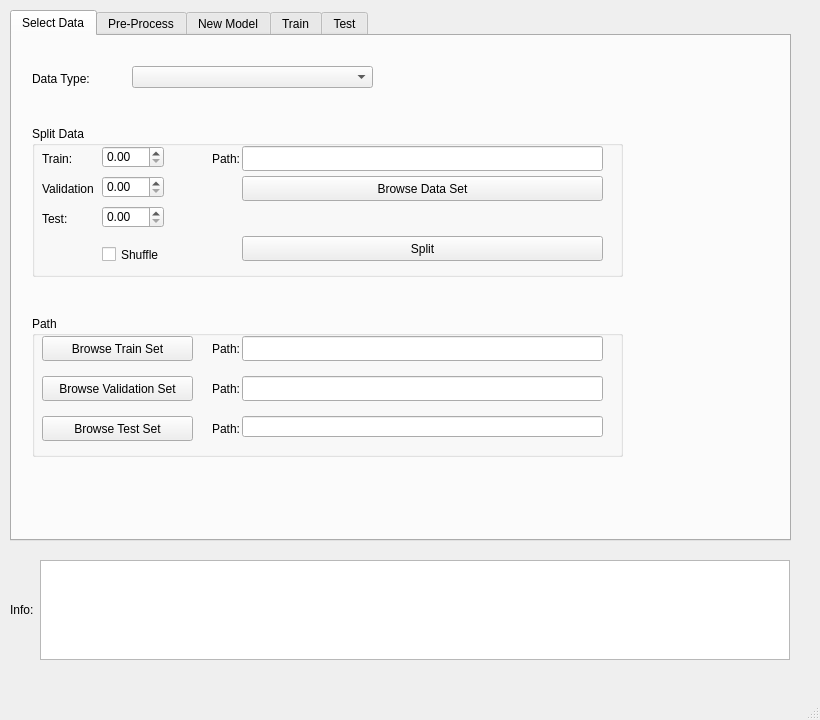
<?xml version="1.0" encoding="UTF-8"?>
<ui version="4.0">
 <class>MainWindow</class>
 <widget class="QMainWindow" name="MainWindow">
  <property name="geometry">
   <rect>
    <x>0</x>
    <y>0</y>
    <width>820</width>
    <height>720</height>
   </rect>
  </property>
  <property name="windowTitle">
   <string>Deep Learning Tool</string>
  </property>
  <widget class="QWidget" name="centralwidget">
   <widget class="QTabWidget" name="tabMain">
    <property name="geometry">
     <rect>
      <x>10</x>
      <y>10</y>
      <width>781</width>
      <height>531</height>
     </rect>
    </property>
    <property name="currentIndex">
     <number>0</number>
    </property>
    <widget class="QWidget" name="tabMainSelectData">
     <attribute name="title">
      <string>Select Data</string>
     </attribute>
     <widget class="QGroupBox" name="gbSplitData">
      <property name="geometry">
       <rect>
        <x>20</x>
        <y>90</y>
        <width>591</width>
        <height>151</height>
       </rect>
      </property>
      <property name="title">
       <string>Split Data</string>
      </property>
      <widget class="QLabel" name="lblTrainRatio">
       <property name="geometry">
        <rect>
         <x>10</x>
         <y>20</y>
         <width>51</width>
         <height>25</height>
        </rect>
       </property>
       <property name="text">
        <string>Train:</string>
       </property>
      </widget>
      <widget class="QLabel" name="lblValRatio">
       <property name="geometry">
        <rect>
         <x>10</x>
         <y>50</y>
         <width>51</width>
         <height>25</height>
        </rect>
       </property>
       <property name="text">
        <string>Validation:</string>
       </property>
      </widget>
      <widget class="QLabel" name="lblTestRatio">
       <property name="geometry">
        <rect>
         <x>10</x>
         <y>80</y>
         <width>51</width>
         <height>25</height>
        </rect>
       </property>
       <property name="text">
        <string>Test:</string>
       </property>
      </widget>
      <widget class="QCheckBox" name="chkShuffle">
       <property name="geometry">
        <rect>
         <x>70</x>
         <y>120</y>
         <width>70</width>
         <height>17</height>
        </rect>
       </property>
       <property name="text">
        <string>Shuffle</string>
       </property>
      </widget>
      <widget class="QLineEdit" name="leDataSetPath">
       <property name="geometry">
        <rect>
         <x>210</x>
         <y>20</y>
         <width>361</width>
         <height>25</height>
        </rect>
       </property>
      </widget>
      <widget class="QPushButton" name="btnSelectDataSet">
       <property name="geometry">
        <rect>
         <x>210</x>
         <y>50</y>
         <width>361</width>
         <height>25</height>
        </rect>
       </property>
       <property name="text">
        <string>Browse Data Set</string>
       </property>
      </widget>
      <widget class="QLabel" name="lblPath">
       <property name="geometry">
        <rect>
         <x>180</x>
         <y>20</y>
         <width>30</width>
         <height>25</height>
        </rect>
       </property>
       <property name="text">
        <string>Path:</string>
       </property>
      </widget>
      <widget class="QPushButton" name="btnSplitDataSet">
       <property name="geometry">
        <rect>
         <x>210</x>
         <y>110</y>
         <width>361</width>
         <height>25</height>
        </rect>
       </property>
       <property name="text">
        <string>Split</string>
       </property>
      </widget>
      <widget class="QDoubleSpinBox" name="dsbTrainRatio">
       <property name="geometry">
        <rect>
         <x>70</x>
         <y>20</y>
         <width>62</width>
         <height>22</height>
        </rect>
       </property>
      </widget>
      <widget class="QDoubleSpinBox" name="dsbValRatio">
       <property name="geometry">
        <rect>
         <x>70</x>
         <y>50</y>
         <width>62</width>
         <height>22</height>
        </rect>
       </property>
      </widget>
      <widget class="QDoubleSpinBox" name="dsbTestRatio">
       <property name="geometry">
        <rect>
         <x>70</x>
         <y>80</y>
         <width>62</width>
         <height>22</height>
        </rect>
       </property>
      </widget>
     </widget>
     <widget class="QComboBox" name="cbDataType">
      <property name="geometry">
       <rect>
        <x>120</x>
        <y>30</y>
        <width>241</width>
        <height>22</height>
       </rect>
      </property>
     </widget>
     <widget class="QGroupBox" name="gbSelectPath">
      <property name="geometry">
       <rect>
        <x>20</x>
        <y>280</y>
        <width>591</width>
        <height>141</height>
       </rect>
      </property>
      <property name="title">
       <string>Path</string>
      </property>
      <widget class="QPushButton" name="btnSelectTrainSet">
       <property name="geometry">
        <rect>
         <x>10</x>
         <y>20</y>
         <width>151</width>
         <height>25</height>
        </rect>
       </property>
       <property name="text">
        <string>Browse Train Set</string>
       </property>
      </widget>
      <widget class="QPushButton" name="btnSelectValSet">
       <property name="geometry">
        <rect>
         <x>10</x>
         <y>60</y>
         <width>151</width>
         <height>25</height>
        </rect>
       </property>
       <property name="text">
        <string>Browse Validation Set</string>
       </property>
      </widget>
      <widget class="QPushButton" name="btnSelectTestSet">
       <property name="geometry">
        <rect>
         <x>10</x>
         <y>100</y>
         <width>151</width>
         <height>25</height>
        </rect>
       </property>
       <property name="text">
        <string>Browse Test Set</string>
       </property>
      </widget>
      <widget class="QLabel" name="lblPath2">
       <property name="geometry">
        <rect>
         <x>180</x>
         <y>20</y>
         <width>30</width>
         <height>25</height>
        </rect>
       </property>
       <property name="text">
        <string>Path:</string>
       </property>
      </widget>
      <widget class="QLabel" name="lblPath3">
       <property name="geometry">
        <rect>
         <x>180</x>
         <y>60</y>
         <width>30</width>
         <height>25</height>
        </rect>
       </property>
       <property name="text">
        <string>Path:</string>
       </property>
      </widget>
      <widget class="QLabel" name="lblPath4">
       <property name="geometry">
        <rect>
         <x>180</x>
         <y>100</y>
         <width>31</width>
         <height>25</height>
        </rect>
       </property>
       <property name="text">
        <string>Path:</string>
       </property>
      </widget>
      <widget class="QLineEdit" name="leTrainSetPath">
       <property name="geometry">
        <rect>
         <x>210</x>
         <y>20</y>
         <width>361</width>
         <height>25</height>
        </rect>
       </property>
      </widget>
      <widget class="QLineEdit" name="leValSetPath">
       <property name="geometry">
        <rect>
         <x>210</x>
         <y>60</y>
         <width>361</width>
         <height>25</height>
        </rect>
       </property>
      </widget>
      <widget class="QLineEdit" name="leTestSetPath">
       <property name="geometry">
        <rect>
         <x>210</x>
         <y>100</y>
         <width>361</width>
         <height>21</height>
        </rect>
       </property>
       <property name="readOnly">
        <bool>false</bool>
       </property>
      </widget>
     </widget>
     <widget class="QLabel" name="lblDataType">
      <property name="geometry">
       <rect>
        <x>20</x>
        <y>30</y>
        <width>91</width>
        <height>25</height>
       </rect>
      </property>
      <property name="text">
       <string>Data Type:</string>
      </property>
     </widget>
    </widget>
    <widget class="QWidget" name="tabMainPreprocess">
     <attribute name="title">
      <string>Pre-Process</string>
     </attribute>
     <widget class="QTabWidget" name="tabPreprocess">
      <property name="geometry">
       <rect>
        <x>20</x>
        <y>10</y>
        <width>731</width>
        <height>461</height>
       </rect>
      </property>
      <property name="currentIndex">
       <number>0</number>
      </property>
      <property name="tabBarAutoHide">
       <bool>false</bool>
      </property>
      <widget class="QWidget" name="tabPreprocessMri">
       <attribute name="title">
        <string>MRI</string>
       </attribute>
       <widget class="QGroupBox" name="groupBox_3">
        <property name="geometry">
         <rect>
          <x>10</x>
          <y>10</y>
          <width>371</width>
          <height>401</height>
         </rect>
        </property>
        <property name="title">
         <string>Pre-Process MRI</string>
        </property>
        <widget class="QPushButton" name="btnPreprocessMri">
         <property name="geometry">
          <rect>
           <x>20</x>
           <y>350</y>
           <width>331</width>
           <height>31</height>
          </rect>
         </property>
         <property name="text">
          <string>Start</string>
         </property>
        </widget>
        <widget class="QComboBox" name="cbPreprocessMriPath">
         <property name="geometry">
          <rect>
           <x>140</x>
           <y>20</y>
           <width>211</width>
           <height>22</height>
          </rect>
         </property>
        </widget>
        <widget class="QLabel" name="lblPreprocessMriPath">
         <property name="geometry">
          <rect>
           <x>20</x>
           <y>20</y>
           <width>91</width>
           <height>25</height>
          </rect>
         </property>
         <property name="text">
          <string>Path:</string>
         </property>
        </widget>
        <widget class="QComboBox" name="cbResampleOption">
         <property name="geometry">
          <rect>
           <x>140</x>
           <y>60</y>
           <width>211</width>
           <height>22</height>
          </rect>
         </property>
        </widget>
        <widget class="QLabel" name="lblResampleOption">
         <property name="geometry">
          <rect>
           <x>20</x>
           <y>60</y>
           <width>91</width>
           <height>16</height>
          </rect>
         </property>
         <property name="text">
          <string>Resample Option:</string>
         </property>
        </widget>
        <widget class="QCheckBox" name="chkSkullStripping">
         <property name="geometry">
          <rect>
           <x>20</x>
           <y>290</y>
           <width>271</width>
           <height>20</height>
          </rect>
         </property>
         <property name="text">
          <string>Deep Brain Skull Stripping by Ivan Itzcovich</string>
         </property>
        </widget>
        <widget class="QCheckBox" name="chkNormalizationMri">
         <property name="geometry">
          <rect>
           <x>20</x>
           <y>320</y>
           <width>271</width>
           <height>20</height>
          </rect>
         </property>
         <property name="text">
          <string>Z-Score Intensity Normalization by Jacob Reinhold</string>
         </property>
        </widget>
        <widget class="QLabel" name="lblResampleDepth">
         <property name="geometry">
          <rect>
           <x>20</x>
           <y>240</y>
           <width>91</width>
           <height>16</height>
          </rect>
         </property>
         <property name="text">
          <string>Target Depth</string>
         </property>
        </widget>
        <widget class="QSpinBox" name="sbResampleDepth">
         <property name="geometry">
          <rect>
           <x>140</x>
           <y>230</y>
           <width>61</width>
           <height>31</height>
          </rect>
         </property>
        </widget>
        <widget class="QLabel" name="lblResampleAffine">
         <property name="geometry">
          <rect>
           <x>20</x>
           <y>120</y>
           <width>91</width>
           <height>16</height>
          </rect>
         </property>
         <property name="text">
          <string>Scale affine:</string>
         </property>
        </widget>
        <widget class="QSpinBox" name="sbResampleRows">
         <property name="geometry">
          <rect>
           <x>140</x>
           <y>150</y>
           <width>61</width>
           <height>31</height>
          </rect>
         </property>
        </widget>
        <widget class="QLabel" name="lblResampleCols">
         <property name="geometry">
          <rect>
           <x>20</x>
           <y>200</y>
           <width>91</width>
           <height>16</height>
          </rect>
         </property>
         <property name="text">
          <string>Target Cols:</string>
         </property>
        </widget>
        <widget class="QDoubleSpinBox" name="dsbResampleAffine">
         <property name="geometry">
          <rect>
           <x>140</x>
           <y>110</y>
           <width>62</width>
           <height>31</height>
          </rect>
         </property>
        </widget>
        <widget class="QSpinBox" name="sbResampleCols">
         <property name="geometry">
          <rect>
           <x>140</x>
           <y>190</y>
           <width>61</width>
           <height>31</height>
          </rect>
         </property>
        </widget>
        <widget class="QLabel" name="lblResampleRows">
         <property name="geometry">
          <rect>
           <x>20</x>
           <y>160</y>
           <width>91</width>
           <height>16</height>
          </rect>
         </property>
         <property name="text">
          <string>Target Rows:</string>
         </property>
        </widget>
       </widget>
       <widget class="QLabel" name="lblVisualizeMri">
        <property name="geometry">
         <rect>
          <x>400</x>
          <y>40</y>
          <width>300</width>
          <height>300</height>
         </rect>
        </property>
        <property name="styleSheet">
         <string notr="true">border: 1px solid black</string>
        </property>
        <property name="text">
         <string/>
        </property>
        <property name="alignment">
         <set>Qt::AlignCenter</set>
        </property>
       </widget>
       <widget class="QLabel" name="lblVisualizeMriTitle">
        <property name="geometry">
         <rect>
          <x>400</x>
          <y>10</y>
          <width>300</width>
          <height>15</height>
         </rect>
        </property>
        <property name="text">
         <string>Visualizing MRI Volume Slice:</string>
        </property>
       </widget>
      </widget>
      <widget class="QWidget" name="tabPreprocessFeatureVector">
       <attribute name="title">
        <string>Feature Vector</string>
       </attribute>
      </widget>
     </widget>
    </widget>
    <widget class="QWidget" name="tabMainNewModel">
     <attribute name="title">
      <string>New Model</string>
     </attribute>
     <widget class="QComboBox" name="cbModelArch">
      <property name="geometry">
       <rect>
        <x>140</x>
        <y>10</y>
        <width>211</width>
        <height>22</height>
       </rect>
      </property>
     </widget>
     <widget class="QGroupBox" name="gbModelParameters">
      <property name="geometry">
       <rect>
        <x>10</x>
        <y>40</y>
        <width>211</width>
        <height>361</height>
       </rect>
      </property>
      <property name="title">
       <string>Model Parameters</string>
      </property>
      <widget class="QLabel" name="lblFilters">
       <property name="geometry">
        <rect>
         <x>10</x>
         <y>110</y>
         <width>60</width>
         <height>25</height>
        </rect>
       </property>
       <property name="text">
        <string>Filters:</string>
       </property>
      </widget>
      <widget class="QLabel" name="lblKernelSize">
       <property name="geometry">
        <rect>
         <x>10</x>
         <y>140</y>
         <width>60</width>
         <height>25</height>
        </rect>
       </property>
       <property name="text">
        <string>Kernel size:</string>
       </property>
      </widget>
      <widget class="QLabel" name="lblPadding">
       <property name="geometry">
        <rect>
         <x>10</x>
         <y>170</y>
         <width>60</width>
         <height>25</height>
        </rect>
       </property>
       <property name="text">
        <string>Padding:</string>
       </property>
      </widget>
      <widget class="QLabel" name="lblActivation">
       <property name="geometry">
        <rect>
         <x>10</x>
         <y>230</y>
         <width>60</width>
         <height>25</height>
        </rect>
       </property>
       <property name="text">
        <string>Activation:</string>
       </property>
      </widget>
      <widget class="QLabel" name="lblPoolSize">
       <property name="geometry">
        <rect>
         <x>10</x>
         <y>260</y>
         <width>60</width>
         <height>25</height>
        </rect>
       </property>
       <property name="text">
        <string>Pool size:</string>
       </property>
      </widget>
      <widget class="QLabel" name="lblDropout">
       <property name="geometry">
        <rect>
         <x>10</x>
         <y>290</y>
         <width>60</width>
         <height>25</height>
        </rect>
       </property>
       <property name="text">
        <string>Dropout:</string>
       </property>
      </widget>
      <widget class="QComboBox" name="cbPadding">
       <property name="geometry">
        <rect>
         <x>90</x>
         <y>170</y>
         <width>100</width>
         <height>25</height>
        </rect>
       </property>
      </widget>
      <widget class="QComboBox" name="cbActivation">
       <property name="geometry">
        <rect>
         <x>90</x>
         <y>230</y>
         <width>100</width>
         <height>25</height>
        </rect>
       </property>
      </widget>
      <widget class="QSpinBox" name="sbFilters">
       <property name="geometry">
        <rect>
         <x>90</x>
         <y>110</y>
         <width>101</width>
         <height>25</height>
        </rect>
       </property>
      </widget>
      <widget class="QSpinBox" name="sbKernelSize">
       <property name="geometry">
        <rect>
         <x>90</x>
         <y>140</y>
         <width>101</width>
         <height>25</height>
        </rect>
       </property>
      </widget>
      <widget class="QSpinBox" name="sbPoolSize">
       <property name="geometry">
        <rect>
         <x>90</x>
         <y>260</y>
         <width>101</width>
         <height>25</height>
        </rect>
       </property>
      </widget>
      <widget class="QDoubleSpinBox" name="dsbDropout">
       <property name="geometry">
        <rect>
         <x>90</x>
         <y>290</y>
         <width>101</width>
         <height>25</height>
        </rect>
       </property>
       <property name="decimals">
        <number>2</number>
       </property>
      </widget>
      <widget class="QLabel" name="lblLstmUnit">
       <property name="geometry">
        <rect>
         <x>10</x>
         <y>200</y>
         <width>60</width>
         <height>25</height>
        </rect>
       </property>
       <property name="text">
        <string>LSTM Unit:</string>
       </property>
      </widget>
      <widget class="QSpinBox" name="sbLstmUnit">
       <property name="geometry">
        <rect>
         <x>90</x>
         <y>200</y>
         <width>101</width>
         <height>25</height>
        </rect>
       </property>
      </widget>
      <widget class="QLabel" name="lblDepth">
       <property name="geometry">
        <rect>
         <x>10</x>
         <y>80</y>
         <width>60</width>
         <height>25</height>
        </rect>
       </property>
       <property name="text">
        <string>Depth:</string>
       </property>
      </widget>
      <widget class="QSpinBox" name="sbDepth">
       <property name="geometry">
        <rect>
         <x>90</x>
         <y>80</y>
         <width>101</width>
         <height>25</height>
        </rect>
       </property>
      </widget>
      <widget class="QLabel" name="lblCols">
       <property name="geometry">
        <rect>
         <x>10</x>
         <y>50</y>
         <width>60</width>
         <height>25</height>
        </rect>
       </property>
       <property name="text">
        <string>Cols:</string>
       </property>
      </widget>
      <widget class="QSpinBox" name="sbCols">
       <property name="geometry">
        <rect>
         <x>90</x>
         <y>50</y>
         <width>101</width>
         <height>25</height>
        </rect>
       </property>
      </widget>
      <widget class="QSpinBox" name="sbRows">
       <property name="geometry">
        <rect>
         <x>90</x>
         <y>20</y>
         <width>101</width>
         <height>25</height>
        </rect>
       </property>
      </widget>
      <widget class="QLabel" name="lblRows">
       <property name="geometry">
        <rect>
         <x>10</x>
         <y>20</y>
         <width>60</width>
         <height>25</height>
        </rect>
       </property>
       <property name="text">
        <string>Rows:</string>
       </property>
      </widget>
      <widget class="QSpinBox" name="sbClasses">
       <property name="geometry">
        <rect>
         <x>90</x>
         <y>320</y>
         <width>101</width>
         <height>25</height>
        </rect>
       </property>
      </widget>
      <widget class="QLabel" name="lblClasses">
       <property name="geometry">
        <rect>
         <x>10</x>
         <y>320</y>
         <width>60</width>
         <height>25</height>
        </rect>
       </property>
       <property name="text">
        <string>Classes:</string>
       </property>
      </widget>
     </widget>
     <widget class="QLabel" name="lblModelSummary">
      <property name="geometry">
       <rect>
        <x>230</x>
        <y>40</y>
        <width>521</width>
        <height>25</height>
       </rect>
      </property>
      <property name="text">
       <string>Model Summary</string>
      </property>
      <property name="alignment">
       <set>Qt::AlignCenter</set>
      </property>
     </widget>
     <widget class="QPushButton" name="btnCreateModel">
      <property name="geometry">
       <rect>
        <x>230</x>
        <y>320</y>
        <width>521</width>
        <height>25</height>
       </rect>
      </property>
      <property name="text">
       <string>Create Model</string>
      </property>
     </widget>
     <widget class="QPushButton" name="btnSaveModelParam">
      <property name="geometry">
       <rect>
        <x>230</x>
        <y>350</y>
        <width>521</width>
        <height>25</height>
       </rect>
      </property>
      <property name="text">
       <string>Save Model Parameters</string>
      </property>
     </widget>
     <widget class="QLabel" name="lblModelArch">
      <property name="geometry">
       <rect>
        <x>20</x>
        <y>10</y>
        <width>101</width>
        <height>25</height>
       </rect>
      </property>
      <property name="text">
       <string>Model Architecture:</string>
      </property>
     </widget>
     <widget class="QTextBrowser" name="tbModelSummary">
      <property name="geometry">
       <rect>
        <x>230</x>
        <y>70</y>
        <width>521</width>
        <height>240</height>
       </rect>
      </property>
     </widget>
    </widget>
    <widget class="QWidget" name="tabMainTrain">
     <attribute name="title">
      <string>Train</string>
     </attribute>
     <widget class="QPushButton" name="btnLoadModelParam">
      <property name="geometry">
       <rect>
        <x>10</x>
        <y>10</y>
        <width>211</width>
        <height>25</height>
       </rect>
      </property>
      <property name="text">
       <string>Load Model Parameters</string>
      </property>
     </widget>
     <widget class="QTextBrowser" name="tbModelInfo">
      <property name="geometry">
       <rect>
        <x>230</x>
        <y>70</y>
        <width>521</width>
        <height>240</height>
       </rect>
      </property>
     </widget>
     <widget class="QLabel" name="lblModelInfo">
      <property name="geometry">
       <rect>
        <x>230</x>
        <y>40</y>
        <width>521</width>
        <height>25</height>
       </rect>
      </property>
      <property name="text">
       <string>Info</string>
      </property>
      <property name="alignment">
       <set>Qt::AlignCenter</set>
      </property>
     </widget>
     <widget class="QGroupBox" name="gbCompileModel">
      <property name="geometry">
       <rect>
        <x>10</x>
        <y>50</y>
        <width>211</width>
        <height>161</height>
       </rect>
      </property>
      <property name="title">
       <string>Compile Model</string>
      </property>
      <widget class="QLabel" name="lblOptimizer">
       <property name="geometry">
        <rect>
         <x>10</x>
         <y>20</y>
         <width>60</width>
         <height>25</height>
        </rect>
       </property>
       <property name="text">
        <string>Optimizer:</string>
       </property>
      </widget>
      <widget class="QComboBox" name="cbOptimizer">
       <property name="geometry">
        <rect>
         <x>90</x>
         <y>20</y>
         <width>100</width>
         <height>25</height>
        </rect>
       </property>
      </widget>
      <widget class="QComboBox" name="cbLoss">
       <property name="geometry">
        <rect>
         <x>90</x>
         <y>50</y>
         <width>100</width>
         <height>25</height>
        </rect>
       </property>
      </widget>
      <widget class="QLabel" name="lblLoss">
       <property name="geometry">
        <rect>
         <x>10</x>
         <y>50</y>
         <width>60</width>
         <height>25</height>
        </rect>
       </property>
       <property name="text">
        <string>Loss:</string>
       </property>
      </widget>
      <widget class="QComboBox" name="cbMetrics">
       <property name="geometry">
        <rect>
         <x>90</x>
         <y>80</y>
         <width>100</width>
         <height>25</height>
        </rect>
       </property>
      </widget>
      <widget class="QLabel" name="lblMetrics">
       <property name="geometry">
        <rect>
         <x>10</x>
         <y>80</y>
         <width>60</width>
         <height>25</height>
        </rect>
       </property>
       <property name="text">
        <string>Metrics:</string>
       </property>
      </widget>
      <widget class="QPushButton" name="btnCompileModel">
       <property name="geometry">
        <rect>
         <x>10</x>
         <y>120</y>
         <width>181</width>
         <height>25</height>
        </rect>
       </property>
       <property name="text">
        <string>Compile</string>
       </property>
      </widget>
     </widget>
     <widget class="QGroupBox" name="gbFitModel">
      <property name="geometry">
       <rect>
        <x>10</x>
        <y>250</y>
        <width>211</width>
        <height>131</height>
       </rect>
      </property>
      <property name="title">
       <string>Fit Model</string>
      </property>
      <widget class="QLabel" name="lblBatchSize">
       <property name="geometry">
        <rect>
         <x>10</x>
         <y>20</y>
         <width>60</width>
         <height>25</height>
        </rect>
       </property>
       <property name="text">
        <string>Batch Size:</string>
       </property>
      </widget>
      <widget class="QLabel" name="lblEpoch">
       <property name="geometry">
        <rect>
         <x>10</x>
         <y>50</y>
         <width>60</width>
         <height>25</height>
        </rect>
       </property>
       <property name="text">
        <string>Epoch:</string>
       </property>
      </widget>
      <widget class="QPushButton" name="btnFitModel">
       <property name="geometry">
        <rect>
         <x>10</x>
         <y>90</y>
         <width>181</width>
         <height>25</height>
        </rect>
       </property>
       <property name="text">
        <string>Fit</string>
       </property>
      </widget>
      <widget class="QSpinBox" name="sbBatchSize">
       <property name="geometry">
        <rect>
         <x>90</x>
         <y>20</y>
         <width>100</width>
         <height>25</height>
        </rect>
       </property>
      </widget>
      <widget class="QSpinBox" name="sbEpoch">
       <property name="geometry">
        <rect>
         <x>90</x>
         <y>50</y>
         <width>100</width>
         <height>25</height>
        </rect>
       </property>
      </widget>
     </widget>
     <widget class="QPushButton" name="btnSaveTrainedModel">
      <property name="geometry">
       <rect>
        <x>230</x>
        <y>320</y>
        <width>521</width>
        <height>25</height>
       </rect>
      </property>
      <property name="text">
       <string>Save Trained Model</string>
      </property>
     </widget>
     <widget class="QPushButton" name="btnEncodeTrainLabels">
      <property name="geometry">
       <rect>
        <x>10</x>
        <y>220</y>
        <width>211</width>
        <height>23</height>
       </rect>
      </property>
      <property name="text">
       <string>Encode Train Labels</string>
      </property>
     </widget>
    </widget>
    <widget class="QWidget" name="tabMainTest">
     <attribute name="title">
      <string>Test</string>
     </attribute>
     <widget class="QPushButton" name="btnLoadTrainedModel">
      <property name="geometry">
       <rect>
        <x>20</x>
        <y>40</y>
        <width>191</width>
        <height>21</height>
       </rect>
      </property>
      <property name="text">
       <string>Load Trained Model</string>
      </property>
     </widget>
     <widget class="QTextBrowser" name="tbTrainedModelInfo">
      <property name="geometry">
       <rect>
        <x>230</x>
        <y>40</y>
        <width>521</width>
        <height>240</height>
       </rect>
      </property>
     </widget>
     <widget class="QLabel" name="lblTrainedModelInfo">
      <property name="geometry">
       <rect>
        <x>230</x>
        <y>10</y>
        <width>521</width>
        <height>25</height>
       </rect>
      </property>
      <property name="text">
       <string>Info</string>
      </property>
      <property name="alignment">
       <set>Qt::AlignCenter</set>
      </property>
     </widget>
     <widget class="QPushButton" name="btnPredict">
      <property name="geometry">
       <rect>
        <x>20</x>
        <y>110</y>
        <width>191</width>
        <height>25</height>
       </rect>
      </property>
      <property name="text">
       <string>Predict</string>
      </property>
     </widget>
     <widget class="QPushButton" name="btnLoadEncodeInfo">
      <property name="geometry">
       <rect>
        <x>20</x>
        <y>70</y>
        <width>191</width>
        <height>23</height>
       </rect>
      </property>
      <property name="text">
       <string>Load Encode Info</string>
      </property>
     </widget>
     <widget class="QTextBrowser" name="tbPredictions">
      <property name="geometry">
       <rect>
        <x>10</x>
        <y>320</y>
        <width>741</width>
        <height>161</height>
       </rect>
      </property>
     </widget>
     <widget class="QLabel" name="lblPredictions">
      <property name="geometry">
       <rect>
        <x>10</x>
        <y>290</y>
        <width>741</width>
        <height>25</height>
       </rect>
      </property>
      <property name="text">
       <string>Predictions</string>
      </property>
      <property name="alignment">
       <set>Qt::AlignCenter</set>
      </property>
     </widget>
    </widget>
   </widget>
   <widget class="QLabel" name="lblInfo">
    <property name="geometry">
     <rect>
      <x>10</x>
      <y>560</y>
      <width>30</width>
      <height>100</height>
     </rect>
    </property>
    <property name="text">
     <string>Info:</string>
    </property>
   </widget>
   <widget class="QTextEdit" name="teInfo">
    <property name="geometry">
     <rect>
      <x>40</x>
      <y>560</y>
      <width>750</width>
      <height>100</height>
     </rect>
    </property>
   </widget>
  </widget>
  <widget class="QMenuBar" name="menubar">
   <property name="geometry">
    <rect>
     <x>0</x>
     <y>0</y>
     <width>820</width>
     <height>21</height>
    </rect>
   </property>
  </widget>
  <widget class="QStatusBar" name="statusbar"/>
 </widget>
 <resources/>
 <connections/>
</ui>
